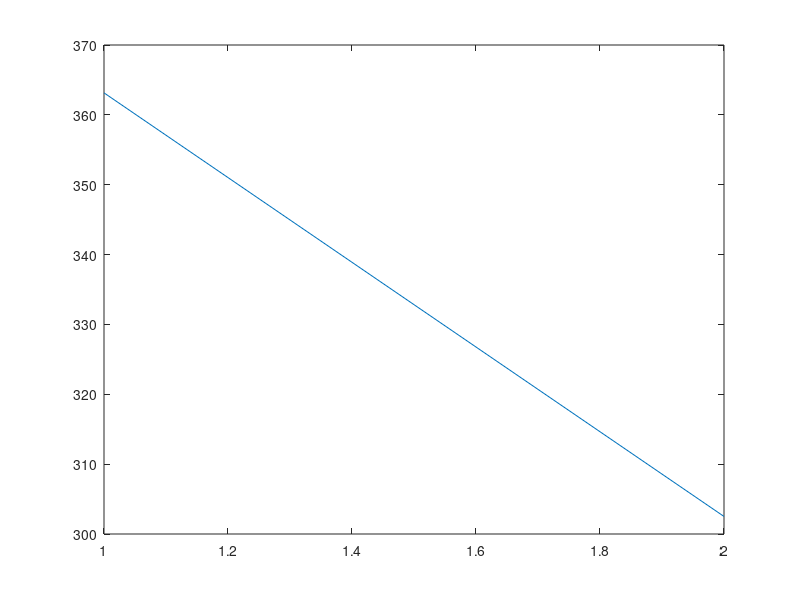
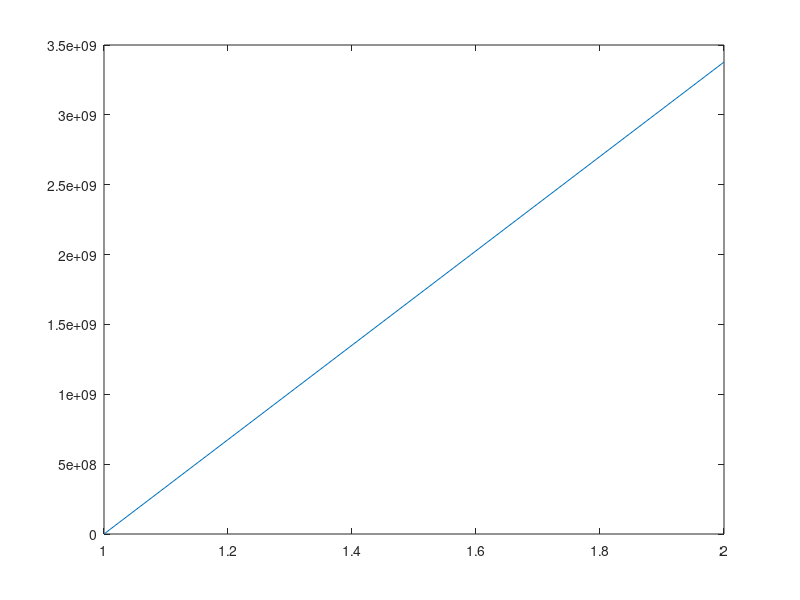

The MATLAB script that drew these images, in order:
clc;
clear all;
%Note to self BUG IN CODE !!! T_Cold Explodes! 
m_H2O = 5000.0; %kg 
X_Fe = 3.0; %m
y_Fe = 10.0; %m
rho_Fe = 7.87E03; %Kg/m^3
V_Fe = X_Fe * y_Fe; %m^3
m_Fe  = rho_Fe / V_Fe; %kg
k_Fe = 80.4; %w/m*k
A_Fe = X_Fe*y_Fe;
c_H2O = 4190.0; % J/kg*K
c_Fe = 470; % J/kg*K
%temperatures
T_Hot_H2O = (90.0+273.15);
T_Cold_H2O = (0+273.15);
T_Cold_Fe = (0+273.15);
T_Hot_Fe = (90+273.15);
dt = 0.001; %s 
T_Hot_Fe_start = (0+273.15);
Q_Fe =  m_Fe*c_Fe * (T_Hot_Fe_start - T_Cold_Fe);


%Conduction dQ = dt*k*A*(t_h - t_c)/L
% Heat requirement to change temperature dQ=mcdT

T_Hot_Fe_matrix = [];
T_Cold_H2O_matrix = [];
%starting parameter 
T_Cold_H2O_matrix = [T_Cold_H2O_matrix, T_Hot_H2O]; 
T_Hot_Fe_matrix = [T_Hot_Fe_matrix, T_Hot_Fe_start];

do
  %Heat decrease in water
  Q_H2O = m_H2O*c_H2O * (T_Hot_H2O-T_Cold_H2O);
  %Transferred heat capacity
  Q2 = (k_Fe.*A_Fe.*((T_Hot_Fe-T_Cold_Fe)./X_Fe)).*dt + Q_H2O;
  %Water cooling due to heat transfer
  T_Cold_H2O = -((Q2-Q_H2O)./m_H2O.*c_H2O)+T_Hot_H2O; 
  %Fe temperature increase by thermal coduction
  T_Cold_Fe = ((Q2-Q_Fe)./m_Fe.*c_Fe)+T_Hot_Fe_start;
  %Heat incrase Fe
  Q_Fe =  m_Fe.*c_Fe*(T_Cold_Fe-T_Hot_Fe_start);
  %data gathering and value change
  T_Cold_H2O_matrix = [T_Cold_H2O_matrix, T_Cold_H2O];
  T_Hot_H2O = T_Cold_H2O;
  T_Hot_Fe = T_Cold_Fe;
  T_Hot_Fe_start = T_Cold_Fe;
  T_Hot_Fe_matrix = [T_Hot_Fe_matrix, T_Hot_Fe_start];
until (T_Cold_H2O = T_Hot_Fe) 
figure(1);
plot(T_Cold_H2O_matrix);
figure(2);
plot(T_Hot_Fe_matrix);
